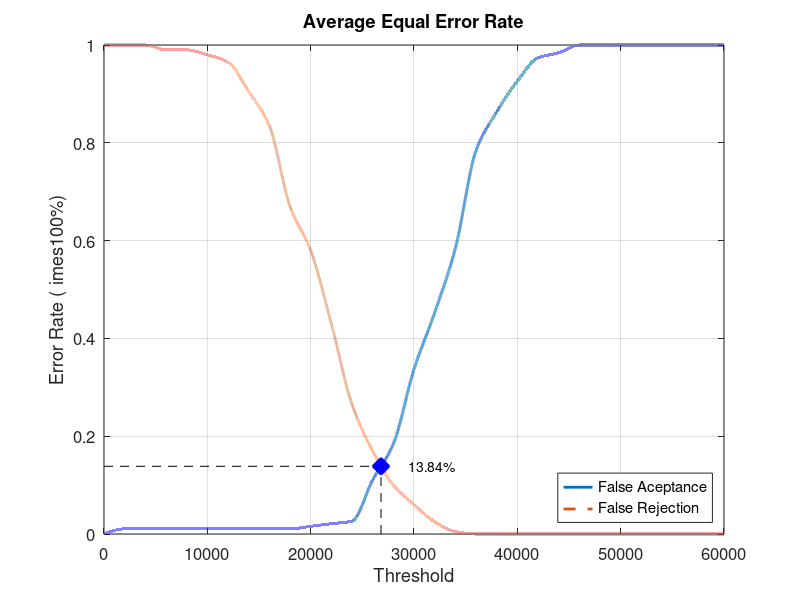
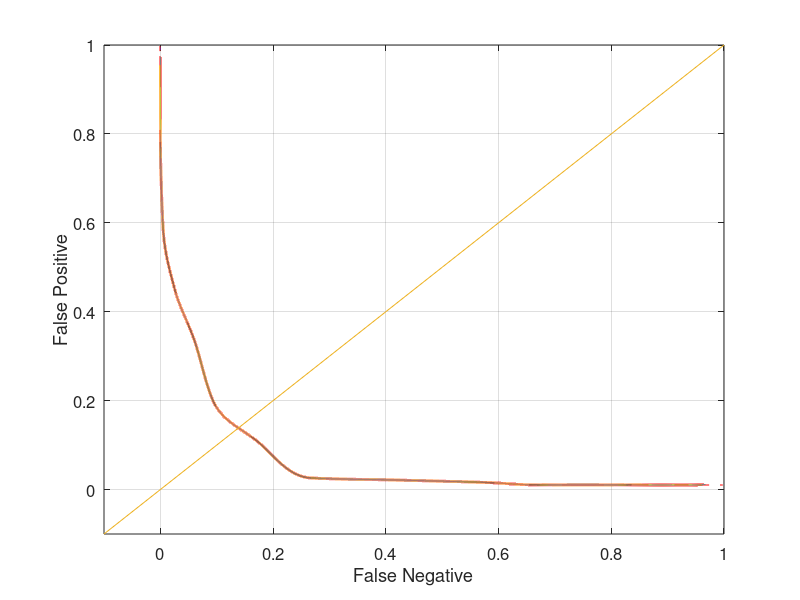

The MATLAB source for these figures, in order:
close all;
clear;
clc;
x = 0:2000:60000;
xq = 0:0.5:60000;

y0 = [0 0.0105263 0.0105263 0.0105263 0.0105263 0.0105263 0.0105263 0.0105263 0.0105263 0.0105263 0.0157895 0.0210526 0.0263158 0.110526 0.184211 0.336842 0.452632 0.584211 0.784211 0.863158 0.926316 0.973684 0.984211 1 1 1 1 1 1 1 1]
yy0 = interp1(x, y0, xq, 'pchip');
y1 = [1 1 1 0.99 0.99 0.98 0.965 0.905 0.835 0.67 0.58 0.43 0.265 0.17 0.1 0.06 0.025 0.005 0 0 0 0 0 0 0 0 0 0 0 0 0]
yy1 = interp1(x, y1, xq, 'pchip');

% Calculating EER: 
y2 = abs(y0 - y1);
find(y2 == min(y2))
yy2 = abs(yy0 - yy1);
xEER = find(yy2 == min(yy2));
xEERIndex = xq(xEER) % X-axis EER
yEER = yy0(xEER) % Y-axis EER

main = figure
plot(xq, yy0,'-','LineWidth', 2);	hold on
plot(xq, yy1,'--','LineWidth', 2);	hold on
plot([xEERIndex xEERIndex], [0 yEER], 'k--');	hold on
plot([0 xEERIndex], [yEER yEER], 'k--');	hold on
plot(xEERIndex, yEER, 'bx', 'LineWidth', 10);	hold on
text(xEERIndex + 10 * xEERIndex / 100, yEER, [num2str(round((10000 * yEER)) / 100) '%'])
legend('False Aceptance', 'False Rejection', 'Location', 'SouthEast')
xlabel('Threshold')
ylabel('Error Rate (	imes100%)')
title('Average Equal Error Rate')
set(gca, 'FontSize', 12)
axis([0 60000 0 1])
grid on

print(main, 'Database1_1Main', '-dpng');
FNRxFPR = figure('Color', [1 1 1]);
plot(yy1, yy0, '-', yy1, yy0, 'LineWidth', 2);
hold on
y = -0.1:0.1:1
plot(y, y); 
set(gca, 'FontSize', 12)
xlabel('False Negative')
ylabel('False Positive')
axis([-0.1 1 -0.1 1])
set(gca, 'FontSize', 12)
grid on

print(FNRxFPR, 'Database1_1FNRxFPR','-dpng');
